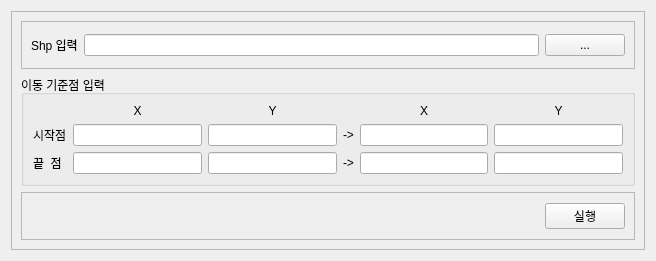
<?xml version="1.0" encoding="UTF-8"?>
<ui version="4.0">
 <class>Form</class>
 <widget class="QWidget" name="Form">
  <property name="geometry">
   <rect>
    <x>0</x>
    <y>0</y>
    <width>656</width>
    <height>261</height>
   </rect>
  </property>
  <property name="windowTitle">
   <string>SHP Transformer</string>
  </property>
  <layout class="QHBoxLayout" name="horizontalLayout_2">
   <item>
    <widget class="QFrame" name="frame_2">
     <property name="frameShape">
      <enum>QFrame::StyledPanel</enum>
     </property>
     <property name="frameShadow">
      <enum>QFrame::Raised</enum>
     </property>
     <layout class="QVBoxLayout" name="verticalLayout">
      <item>
       <widget class="QFrame" name="frame">
        <property name="frameShape">
         <enum>QFrame::StyledPanel</enum>
        </property>
        <property name="frameShadow">
         <enum>QFrame::Raised</enum>
        </property>
        <layout class="QGridLayout" name="gridLayout_2">
         <item row="0" column="2">
          <widget class="QPushButton" name="input_button1">
           <property name="text">
            <string>...</string>
           </property>
          </widget>
         </item>
         <item row="0" column="0">
          <widget class="QLabel" name="input_label">
           <property name="text">
            <string>Shp 입력</string>
           </property>
          </widget>
         </item>
         <item row="0" column="1">
          <widget class="QLineEdit" name="input_path1"/>
         </item>
        </layout>
       </widget>
      </item>
      <item>
       <widget class="QGroupBox" name="groupBox_3">
        <property name="title">
         <string>이동 기준점 입력</string>
        </property>
        <layout class="QGridLayout" name="gridLayout">
         <item row="1" column="3">
          <widget class="QLabel" name="label_9">
           <property name="text">
            <string>-&gt;</string>
           </property>
           <property name="alignment">
            <set>Qt::AlignCenter</set>
           </property>
          </widget>
         </item>
         <item row="0" column="1">
          <widget class="QLabel" name="label">
           <property name="text">
            <string>X</string>
           </property>
           <property name="alignment">
            <set>Qt::AlignCenter</set>
           </property>
          </widget>
         </item>
         <item row="2" column="0">
          <widget class="QLabel" name="label_4">
           <property name="text">
            <string>끝  점</string>
           </property>
          </widget>
         </item>
         <item row="2" column="3">
          <widget class="QLabel" name="label_10">
           <property name="text">
            <string>-&gt;</string>
           </property>
           <property name="alignment">
            <set>Qt::AlignCenter</set>
           </property>
          </widget>
         </item>
         <item row="1" column="1">
          <widget class="QLineEdit" name="ps1"/>
         </item>
         <item row="1" column="2">
          <widget class="QLineEdit" name="py1"/>
         </item>
         <item row="2" column="4">
          <widget class="QLineEdit" name="qx2"/>
         </item>
         <item row="0" column="2">
          <widget class="QLabel" name="label_2">
           <property name="text">
            <string>Y</string>
           </property>
           <property name="alignment">
            <set>Qt::AlignCenter</set>
           </property>
          </widget>
         </item>
         <item row="0" column="5">
          <widget class="QLabel" name="label_8">
           <property name="text">
            <string>Y</string>
           </property>
           <property name="alignment">
            <set>Qt::AlignCenter</set>
           </property>
          </widget>
         </item>
         <item row="1" column="5">
          <widget class="QLineEdit" name="qy1"/>
         </item>
         <item row="2" column="5">
          <widget class="QLineEdit" name="qy2"/>
         </item>
         <item row="2" column="1">
          <widget class="QLineEdit" name="px2"/>
         </item>
         <item row="1" column="4">
          <widget class="QLineEdit" name="qx1"/>
         </item>
         <item row="2" column="2">
          <widget class="QLineEdit" name="py2"/>
         </item>
         <item row="0" column="4">
          <widget class="QLabel" name="label_7">
           <property name="text">
            <string>X</string>
           </property>
           <property name="alignment">
            <set>Qt::AlignCenter</set>
           </property>
          </widget>
         </item>
         <item row="1" column="0">
          <widget class="QLabel" name="label_3">
           <property name="text">
            <string>시작점</string>
           </property>
          </widget>
         </item>
        </layout>
       </widget>
      </item>
      <item>
       <widget class="QFrame" name="frame_3">
        <property name="frameShape">
         <enum>QFrame::StyledPanel</enum>
        </property>
        <property name="frameShadow">
         <enum>QFrame::Raised</enum>
        </property>
        <layout class="QHBoxLayout" name="horizontalLayout">
         <item>
          <spacer name="horizontalSpacer">
           <property name="orientation">
            <enum>Qt::Horizontal</enum>
           </property>
           <property name="sizeHint" stdset="0">
            <size>
             <width>514</width>
             <height>20</height>
            </size>
           </property>
          </spacer>
         </item>
         <item>
          <widget class="QPushButton" name="btn_run">
           <property name="text">
            <string>실행</string>
           </property>
          </widget>
         </item>
        </layout>
       </widget>
      </item>
     </layout>
    </widget>
   </item>
  </layout>
 </widget>
 <resources/>
 <connections/>
</ui>
